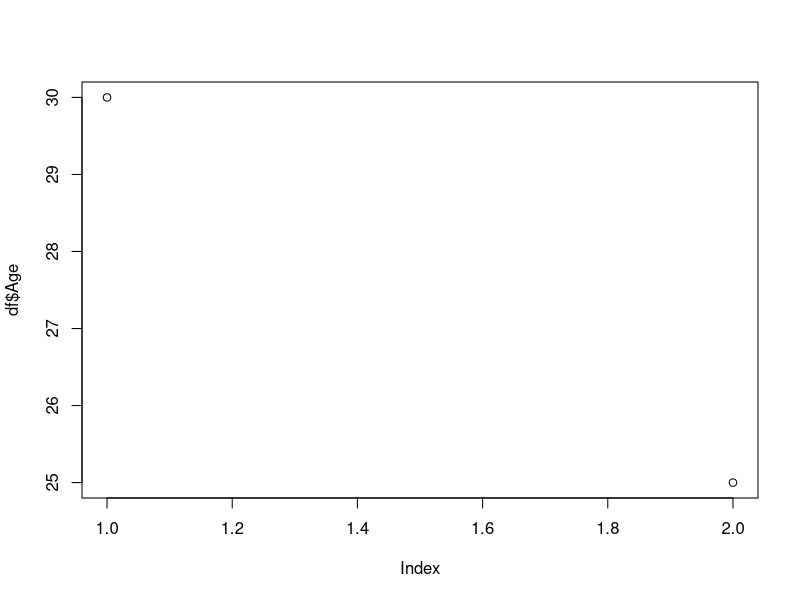
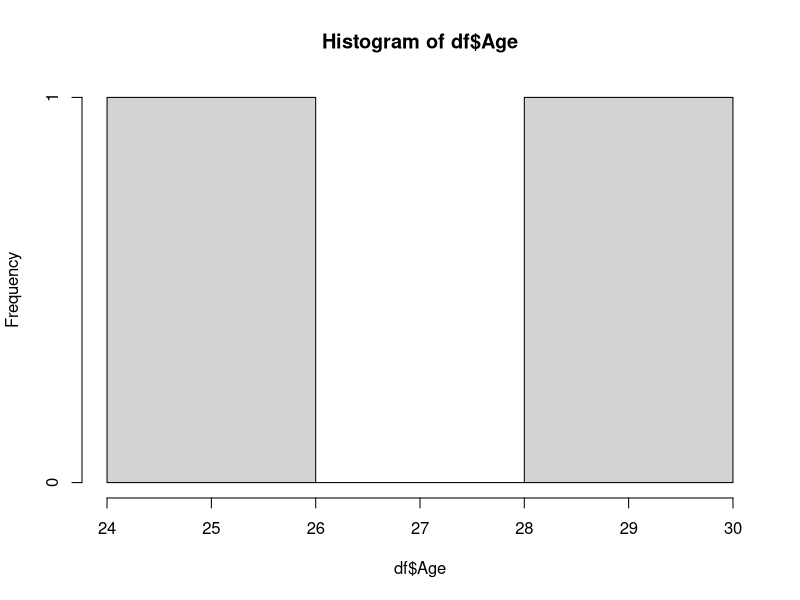
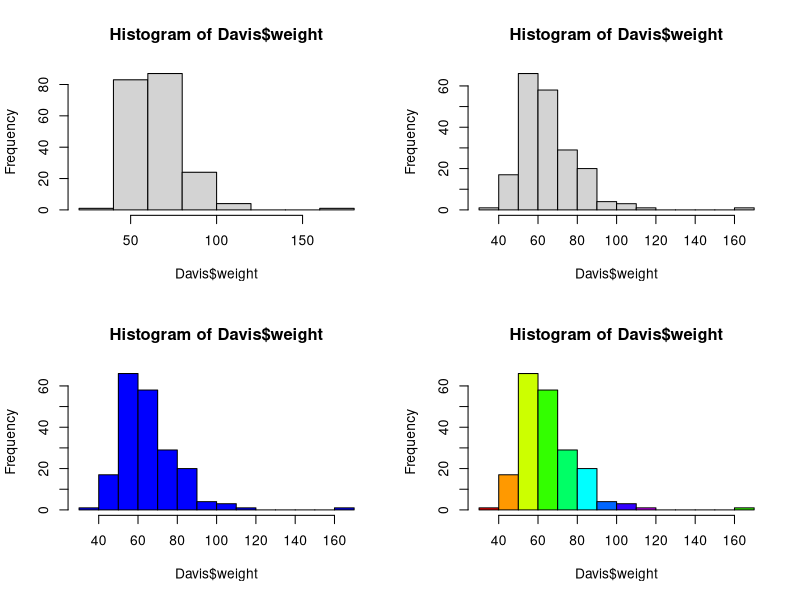
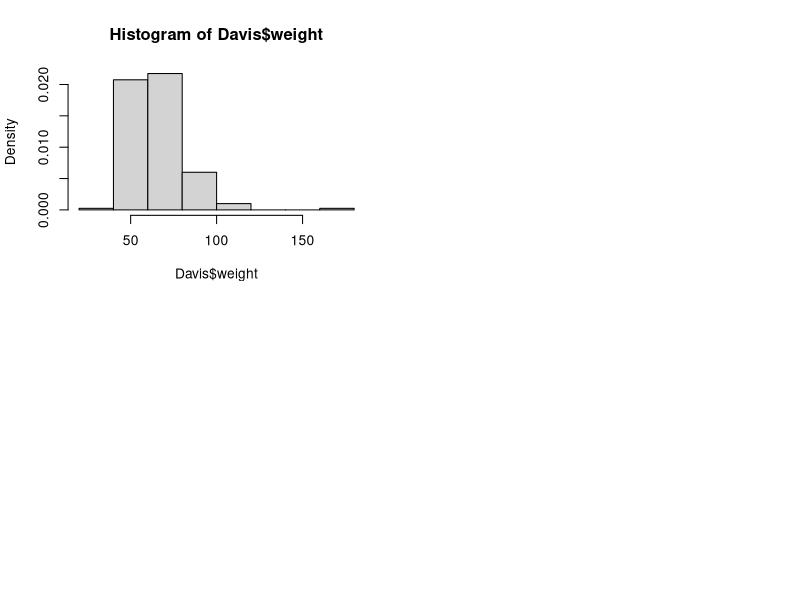
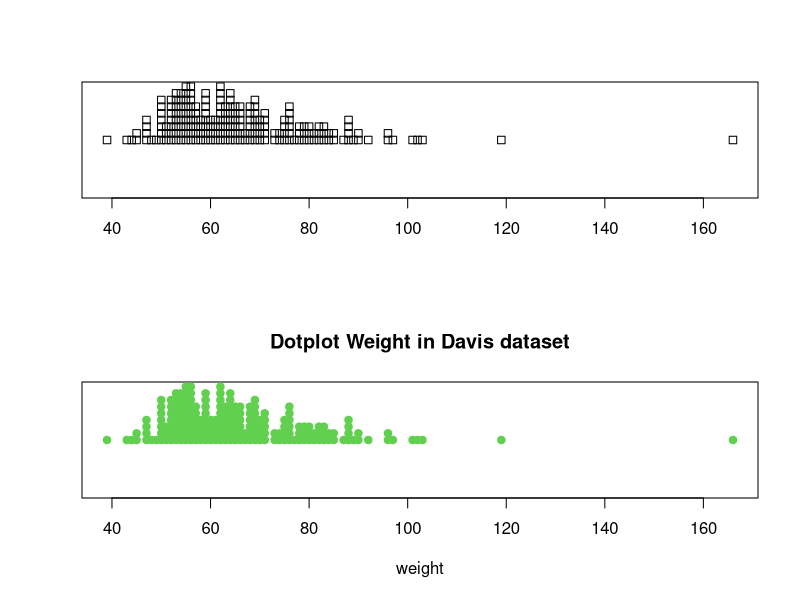
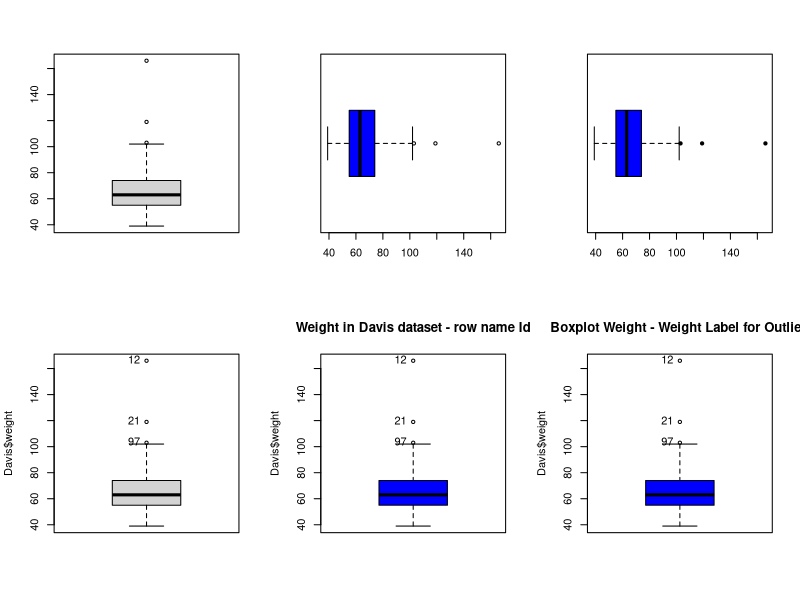
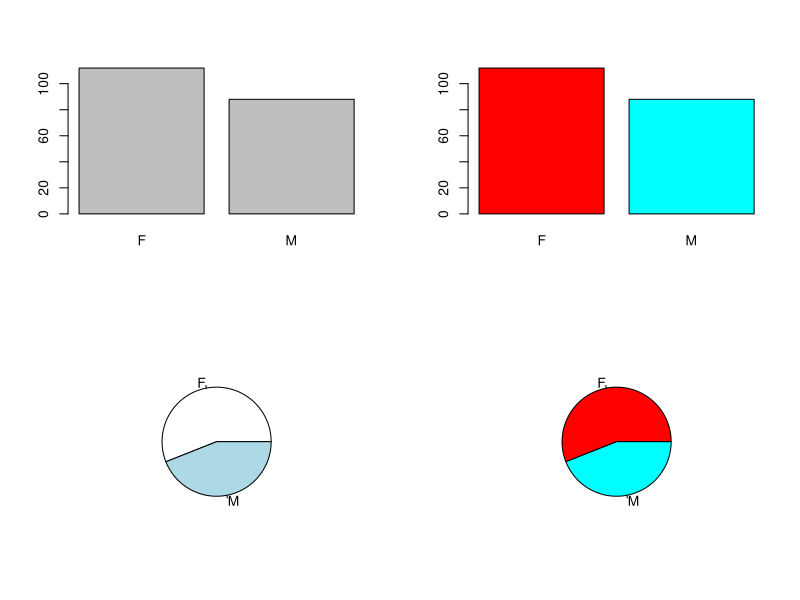

Write the R code that produced these figures, in order. (Note: this script raises an error after producing the figures.)
#There are 5 types of data: Numeric, Integer, Boolean, Character and Factor
# There are also Vectors, declared using c() 
x = c(2,3,4)
length(x)
# Matrices 
m <- matrix(1:6, nrow=2, ncol=3)
# Factors are categorical data (Qualitative)
y <- factor(c("male", "female", "male", "female"))
# Dataframes, fields are accessed with the dollar $ operator
df <- data.frame(Name = c("John", "Alice"), Age = c(30, 25))


# Functions can also be variables
f <- function(x) {x+1}
# There is also a tryCatch function :)
#tryCatch({1/0}, warning=..., error=...)

# List comprehension 
lolaso <- sum(1:10)
# There are also lists 
my_list = list(name ="Alice", age = 25)


#Useful commands 
# load library(), print(), ls()

# Data analysis commands
#dim(df)
#mean(x)
#median(x)
#summary(df)
#view(df)

# Plotting commands
plot(df$Age)
hist(df$Age)


citation()
library(car)
data(Davis)
ls()
attributes(Davis)
# Numeric Univariant Description
summary(Davis)
# Rows and columns of data.frame Davis
dim(Davis)

# Graphical Description of numeric data

par(mfrow=c(2,2))
hist(Davis$weight)
hist(Davis$weight,10)
hist(Davis$weight,10,col="blue")
hist(Davis$weight,10,col=rainbow(10))

hist(Davis$weight,freq=F)  # Proportions
?hist

# Dotplot
par(mfrow=c(2,1))
stripchart(Davis$weight,method="stack")
stripchart(Davis$weight,method="stack",xlab="weight",pch=19,col=3,main="Dotplot Weight in Davis dataset")

# Boxplot
library(car)
par(mfrow=c(2,3))
boxplot(Davis$weight)
boxplot(Davis$weight,col="blue",horizontal = TRUE)
boxplot(Davis$weight,col="blue",horizontal = TRUE, pch=19,labels=Davis$weight)

Boxplot(Davis$weight)
Boxplot(Davis$weight,col="blue",main= "Weight in Davis dataset - row name Id")
Boxplot(Davis$weight,col="blue",main=" Boxplot Weight - Weight Label for Outliers",labels=Davis$weight)


?boxplot
# Description of factors
table(Davis$sex)
margin.table(table(Davis$sex))
prop.table(table(Davis$sex))

par(mfrow=c(2,2))
barplot(table(Davis$sex))
barplot(table(Davis$sex),col=rainbow(2))
pie(table(Davis$sex))
pie(table(Davis$sex),col=rainbow(2))

?table
?barplot
# Browsing data
View(Davis)
head(Davis, n = 20) # n = 20 means  that the first 20 lines are printed in the R console

attach(Davis)
summary(weight)
detach(Davis)
summary(weight) # Do not work

library(car)
data(Davis)
names(Davis)
head(Davis)

with(Davis,tapply(height,sex,summary))
summary(Davis$height)
with(Davis,Boxplot(height~sex,pch=19,col=rainbow(2),main="Height vs Sex"))
